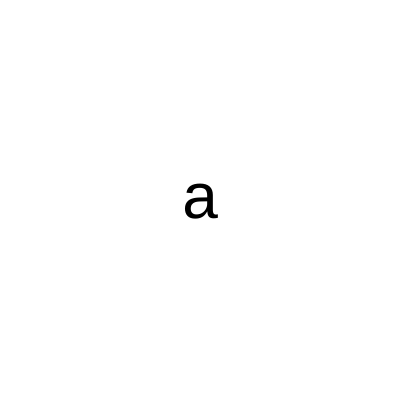
Frame 1 (no input)
Frame 60 (no input): identical to frame 1, image omitted
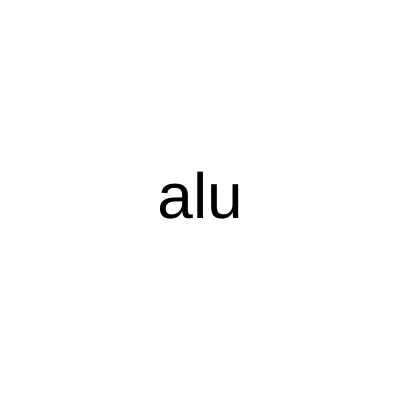
Frame 120 (the mouse pressed at the canvas centre since frame 60)

The p5.js sketch that drew these frames (run headless with seeded random() and noise() and a simulated clock; from frame 60 on, the mouse is pressed at the canvas centre):

// p5.js sketch
// ── sketch.js
let palavra;

function setup() {
  createCanvas(400, 400);

  palavra = palavraAleatoria();
}

function palavraAleatoria(){
  let palavras = ["alura", "é", "aluno"];
  return random(palavras);
}

function inicializaCores() {

  background("white");
  fill("black");
  textSize(64);
  textAlign(CENTER, CENTER);
}

function palavraParcial(minimo, maximo) {
  let quantidade = map(mouseX, minimo, maximo, 1, palavra.length);
  let parcial = palavra.substring(0, quantidade);
  return parcial;
}

function draw() {

  inicializaCores();

  let texto = palavraParcial(0, width);
  text(texto, 200, 200);
}
function modoNoturno(horario) {
  if (horario > 18) {
    console.log("Você precisa ligar o modo noturno!");
  } else {
    console.log("Modo noturno não é necessário neste momento.");
  }
}

modoNoturno(15);
modoNoturno(20);
function filmesParaAssistir(diaDaSemana, genero) {

  // ...

  return sugestaoFilme;
}
